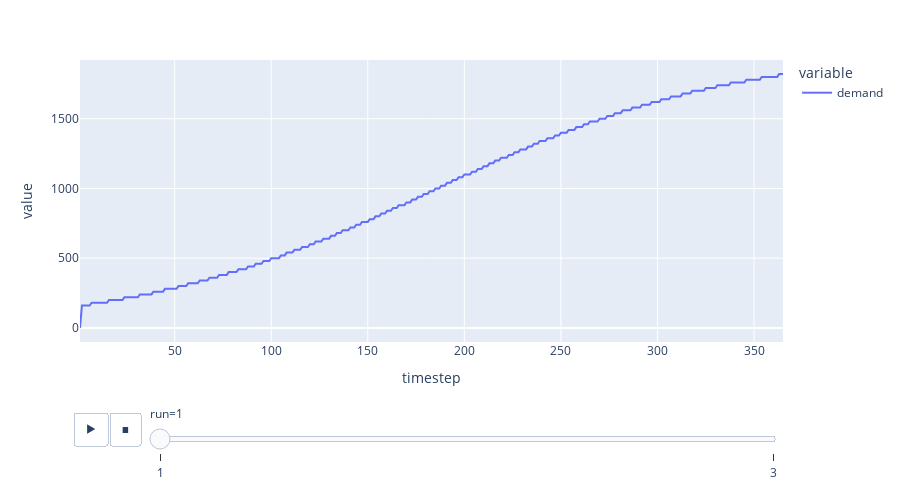

The notebook cell this image was saved under:
### Code cell
# Query filter:
fig_df = df.query('avg_client_allocation == 20')
#fig_df = df

fig_df.plot(
    kind='line',
    x='timestep',
    height=500,
    y=['demand'],
    animation_frame='run'
)

### Figure 1 — Plotly figure (JSON) as saved in the notebook; plotly's stock layout.template omitted (floating-point values rounded to 4 significant figures; data arrays with more than 128 entries replaced by an {"elided": "..."} marker saying what was removed)
{"data": [{"hovertemplate": "variable=demand<br>run=1<br>timestep=%{x}<br>value=%{y}<extra></extra>", "legendgroup": "demand", "line": {"color": "#636efa", "dash": "solid"}, "mode": "lines", "name": "demand", "orientation": "v", "showlegend": true, "type": "scatter", "x": {"elided": "365 int values"}, "xaxis": "x", "y": {"elided": "365 int values"}, "yaxis": "y"}], "layout": {"height": 500, "legend": {"title": {"text": "variable"}, "tracegroupgap": 0}, "margin": {"t": 60}, "sliders": [{"active": 0, "currentvalue": {"prefix": "run="}, "len": 0.9, "pad": {"b": 10, "t": 60}, "steps": [{"args": [["1"], {"frame": {"duration": 0, "redraw": false}, "fromcurrent": true, "mode": "immediate", "transition": {"duration": 0, "easing": "linear"}}], "label": "1", "method": "animate"}, {"args": [["3"], {"frame": {"duration": 0, "redraw": false}, "fromcurrent": true, "mode": "immediate", "transition": {"duration": 0, "easing": "linear"}}], "label": "3", "method": "animate"}], "x": 0.1, "xanchor": "left", "y": 0, "yanchor": "top"}], "updatemenus": [{"buttons": [{"args": [null, {"frame": {"duration": 500, "redraw": false}, "fromcurrent": true, "mode": "immediate", "transition": {"duration": 500, "easing": "linear"}}], "label": "&#9654;", "method": "animate"}, {"args": [[null], {"frame": {"duration": 0, "redraw": false}, "fromcurrent": true, "mode": "immediate", "transition": {"duration": 0, "easing": "linear"}}], "label": "&#9724;", "method": "animate"}], "direction": "left", "pad": {"r": 10, "t": 70}, "showactive": false, "type": "buttons", "x": 0.1, "xanchor": "right", "y": 0, "yanchor": "top"}], "xaxis": {"anchor": "y", "domain": [0, 1], "title": {"text": "timestep"}}, "yaxis": {"anchor": "x", "domain": [0, 1], "title": {"text": "value"}}}}
